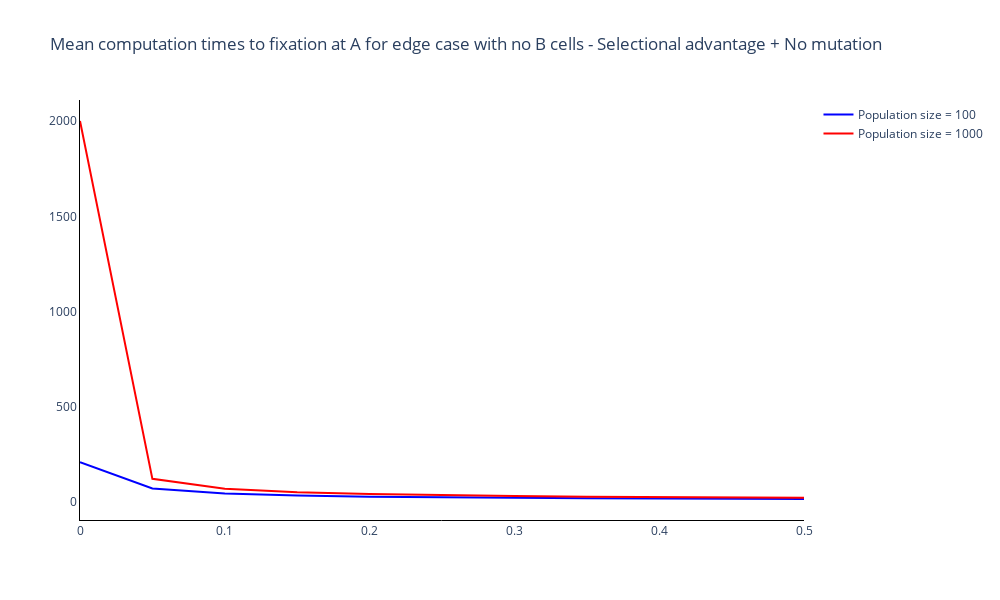

The cell this chart's notebook holds for it:
### Markdown cell above
### Plot mean computation times to fixation of A

### Code cell
fig = go.Figure()

# Add traces of the transition probabilities
for n, _ in enumerate(small_N):
    fig.add_trace(
        go.Scatter(
            y = mean_comp_time_fix_A[:, n],
            x = choices_s,
            mode = 'lines',
            name = trace_name[n],
            line_color = colours[n]
        )
    )

fig.update_layout(
    title='Mean computation times to fixation at A for edge case with no B cells - Selectional advantage + No mutation',
    width=1000, 
    height=600,
    plot_bgcolor='white',
    xaxis=dict(linecolor='black'),
    yaxis=dict(linecolor='black'),
    )

### Figure 1 — Plotly figure (JSON) as saved in the notebook; plotly's stock layout.template omitted (floating-point values rounded to 4 significant figures)
{"data": [{"line": {"color": "blue"}, "mode": "lines", "name": "Population size = 100", "type": "scatter", "x": [0, 0.05, 0.1, 0.15, 0.2, 0.25, 0.3, 0.35, 0.4, 0.45, 0.5], "y": [207.4, 69.59, 42.99, 32.37, 26.36, 22.63, 19.99, 17.92, 16.38, 15.21, 14.19]}, {"line": {"color": "red"}, "mode": "lines", "name": "Population size = 1000", "type": "scatter", "x": [0, 0.05, 0.1, 0.15, 0.2, 0.25, 0.3, 0.35, 0.4, 0.45, 0.5], "y": [2001.0, 120.1, 68.54, 50.06, 40.03, 34.02, 29.73, 26.62, 24.22, 22.37, 20.9]}], "layout": {"height": 600, "plot_bgcolor": "white", "title": {"text": "Mean computation times to fixation at A for edge case with no B cells - Selectional advantage + No mutation"}, "width": 1000, "xaxis": {"linecolor": "black"}, "yaxis": {"linecolor": "black"}}}
